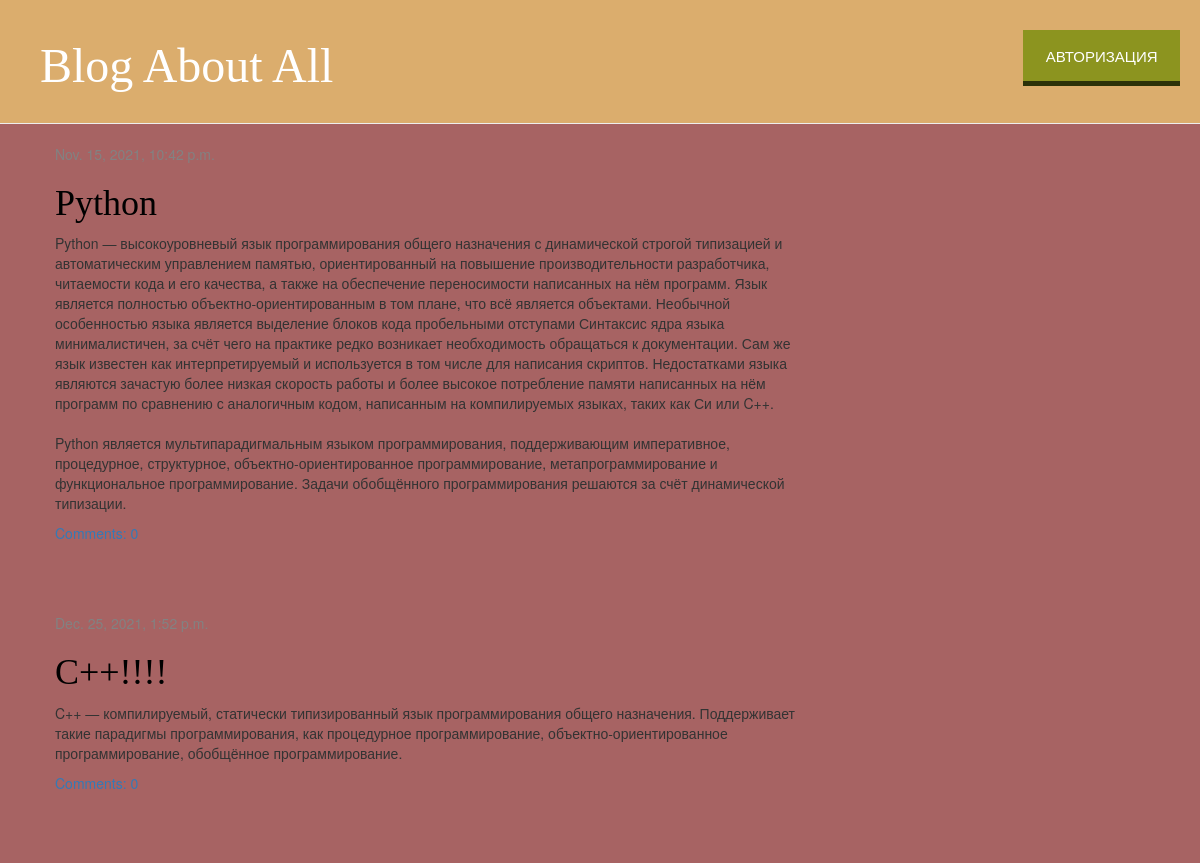
The page / on the database its author committed.
### blog/models.py (models this page shows, shortened)
class Post(models.Model):
    author = models.ForeignKey(settings.AUTH_USER_MODEL, on_delete=models.CASCADE)
    title = models.CharField(max_length=200)
    text = models.TextField()
    created_date = models.DateTimeField(default=timezone.now)
    published_date = models.DateTimeField(blank=True, null=True)

### blog/views.py (the view)
# urls.py: path('', views.post_list, name='post_list'),
def post_list(request):
    posts = Post.objects.filter(published_date__lte=timezone.now()).order_by('published_date')
    search_query = request.GET.get('search', '')
    if search_query:
        posts = Post.objects.filter(title__icontains=search_query)
    else:
        posts = Post.objects.all()
    return render(request, 'blog/post_list.html', {'posts': posts})

### blog/templates/blog/post_list.html (shortened to what this page needs)
{% extends 'blog/base.html' %}
{% load static %}
        {% block content %}
        {% for post in posts %}
            <div class="post">
                <div class="date">
                </div>
                <h1><a href="{% url 'post_detail' pk=post.pk %}">{{ post.title }}</a></h1>
            <p>{{ post.text|linebreaksbr }}</p>
            <a href="{% url 'post_detail' pk=post.pk %}">Comments: {{ post.comments.count }}</a>
        </div>
        {% endfor %}
        {% endblock %}

### blog/templates/blog/base.html (shortened to what this page needs)
{% load static %}
<html>
    <head>
        <link rel="stylesheet" href="//maxcdn.bootstrapcdn.com/bootstrap/3.2.0/css/bootstrap.min.css">
        <link rel="stylesheet" href="//maxcdn.bootstrapcdn.com/bootstrap/3.2.0/css/bootstrap-theme.min.css">
        <link rel="stylesheet" href="{% static 'css/blog.css' %}">
    </head>
    <body>
        <div class="page-header">
            {% if user.is_authenticated %}
                <a href="{% url 'post_new' %}" class="top-menu"><span class="glyphicon glyphicon-plus"></span></a>
                <a href="{% url 'post_draft_list' %}" class="top-menu"><span class="glyphicon glyphicon-edit"></span></a>
                <div class="hello>"><p>Hello, {{ user.username }} <small>(<a href="{% url 'logout' %}">Log out</a>)</small></p></div>
                <form class="search_form" action="{% url 'post_list' %}">
                    <input class="form_control" type="search" placeholder="search" aria-label="search" name="search">
                    <button class="btn btn-outline-success" type="submit">search</button>
                </form>
            {% else %}
                <a href="{% url 'login' %}" class="top-menu">Авторизация</a>
            {% endif %}
        <h1><a href="/">Blog About All</a></h1>
</div>
        <div class="content container">
            <div class="row">
                <div class="col-md-8">
                {% block content %}
                {% endblock %}
                </div>
            </div>
        </div>
    </body>
</html>

### blog/static/css/blog.css (style rules this page uses)
h1 a { color: #ecc785; font-family:fantasy; }
body { background-color: #a76363; }
.page-header { background-color: #dbad6d; margin-top: 0; padding: 20px 20px 20px 40px; }
.page-header h1, .page-header h1 a, .page-header h1 a:visited, .page-header h1 a:active { color: #ffffff; font-size: 36pt; text-decoration: none; }
.content { margin-left: 40px; }
h1, h2, h3, h4 { font-family: 'Lobster', cursive; }
.date { color: #828282; }
.top-menu { float: right; background-color: rgb(140, 148, 31); box-shadow: 0 5px 0 rgba(36, 44, 5, 0.959); color: white; padding: 1em 1.5em; position: relative; text-decoration: none; text-transform: uppercase; font-size: 15px; margin-top: 10px; }
.post { margin-bottom: 70px; }
.post h1 a, .post h1 a:visited { color: #000000; }

### rows shown on the page
Post: title "Python", text "Python — высокоуровневый язык программирования общего назначения с динамической строгой типизацией и автоматическим управлением памятью, ориентированный на повышение производительности разработчика, читаемости кода и его качества, а также на обеспечение переносимости написанных на нём программ. Язык является полностью объектно-ориентированным в том плане, что всё является объектами. Необычной особенностью языка является выделение блоков кода пробельными отступами Синтаксис ядра языка минималистичен, за счёт чего на практике редко возникает необходимость обращаться к документации. Сам же язык известен как интерпретируемый и используется в том числе для написания скриптов. Недостатками языка…"
Post: title "C++!!!!", text "C++ — компилируемый, статически типизированный язык программирования общего назначения. Поддерживает такие парадигмы программирования, как процедурное программирование, объектно-ориентированное программирование, обобщённое программирование."
